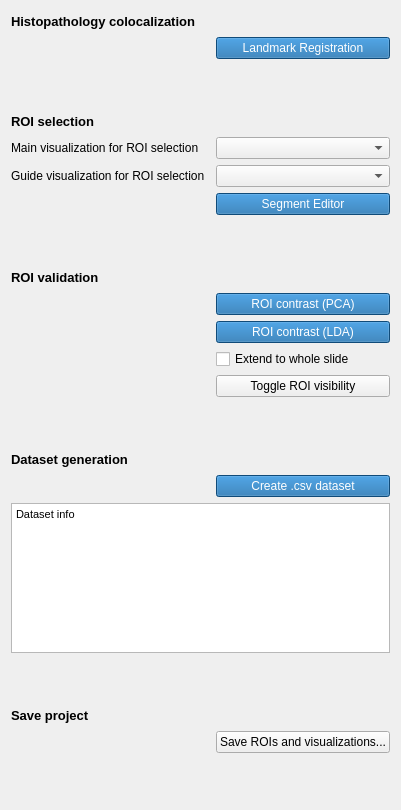
  <widget class="QWidget" name="tab_3">
   <attribute name="title">
    <string>Dataset generation</string>
   </attribute>
   <layout class="QFormLayout" name="formLayout_3">
    <item row="0" column="0">
     <widget class="QLabel" name="label_68">
      <property name="font">
       <font>
        <pointsize>10</pointsize>
        <weight>75</weight>
        <bold>true</bold>
       </font>
      </property>
      <property name="styleSheet">
       <string notr="true"/>
      </property>
      <property name="text">
       <string>Histopathology colocalization    </string>
      </property>
     </widget>
    </item>
    <item row="0" column="1">
     <spacer name="horizontalSpacer_6">
      <property name="orientation">
       <enum>Qt::Horizontal</enum>
      </property>
      <property name="sizeHint" stdset="0">
       <size>
        <width>40</width>
        <height>20</height>
       </size>
      </property>
     </spacer>
    </item>
    <item row="1" column="1">
     <widget class="QPushButton" name="gotoRegistration">
      <property name="styleSheet">
       <string notr="true">background-color: #1769aa;
color: rgb(255, 255, 255);</string>
      </property>
      <property name="text">
       <string>Landmark Registration</string>
      </property>
     </widget>
    </item>
    <item row="2" column="0" colspan="2">
     <spacer name="verticalSpacer_4">
      <property name="orientation">
       <enum>Qt::Vertical</enum>
      </property>
      <property name="sizeType">
       <enum>QSizePolicy::Fixed</enum>
      </property>
      <property name="sizeHint" stdset="0">
       <size>
        <width>20</width>
        <height>40</height>
       </size>
      </property>
     </spacer>
    </item>
    <item row="3" column="0">
     <widget class="QLabel" name="label_76">
      <property name="font">
       <font>
        <pointsize>10</pointsize>
        <weight>75</weight>
        <bold>true</bold>
       </font>
      </property>
      <property name="styleSheet">
       <string notr="true"/>
      </property>
      <property name="text">
       <string>ROI selection</string>
      </property>
     </widget>
    </item>
    <item row="3" column="1">
     <spacer name="horizontalSpacer_22">
      <property name="orientation">
       <enum>Qt::Horizontal</enum>
      </property>
      <property name="sizeHint" stdset="0">
       <size>
        <width>40</width>
        <height>20</height>
       </size>
      </property>
     </spacer>
    </item>
    <item row="4" column="0">
     <widget class="QLabel" name="label_80">
      <property name="styleSheet">
       <string notr="true"/>
      </property>
      <property name="text">
       <string>Main visualization for ROI selection</string>
      </property>
     </widget>
    </item>
    <item row="4" column="1">
     <widget class="QComboBox" name="segVollist1">
      <property name="sizePolicy">
       <sizepolicy hsizetype="Expanding" vsizetype="Fixed">
        <horstretch>0</horstretch>
        <verstretch>0</verstretch>
       </sizepolicy>
      </property>
      <property name="maximumSize">
       <size>
        <width>16777215</width>
        <height>16777215</height>
       </size>
      </property>
     </widget>
    </item>
    <item row="5" column="0">
     <widget class="QLabel" name="label_82">
      <property name="styleSheet">
       <string notr="true"/>
      </property>
      <property name="text">
       <string>Guide visualization for ROI selection</string>
      </property>
     </widget>
    </item>
    <item row="5" column="1">
     <widget class="QComboBox" name="segVollist2">
      <property name="sizePolicy">
       <sizepolicy hsizetype="Expanding" vsizetype="Fixed">
        <horstretch>0</horstretch>
        <verstretch>0</verstretch>
       </sizepolicy>
      </property>
      <property name="maximumSize">
       <size>
        <width>16777215</width>
        <height>16777215</height>
       </size>
      </property>
     </widget>
    </item>
    <item row="6" column="1">
     <widget class="QPushButton" name="segmentEditor">
      <property name="styleSheet">
       <string notr="true">background-color: #1769aa;
color: rgb(255, 255, 255);</string>
      </property>
      <property name="text">
       <string>Segment Editor</string>
      </property>
     </widget>
    </item>
    <item row="7" column="0" colspan="2">
     <spacer name="verticalSpacer_5">
      <property name="orientation">
       <enum>Qt::Vertical</enum>
      </property>
      <property name="sizeType">
       <enum>QSizePolicy::Fixed</enum>
      </property>
      <property name="sizeHint" stdset="0">
       <size>
        <width>20</width>
        <height>40</height>
       </size>
      </property>
     </spacer>
    </item>
    <item row="8" column="0">
     <widget class="QLabel" name="label_72">
      <property name="font">
       <font>
        <pointsize>10</pointsize>
        <weight>75</weight>
        <bold>true</bold>
       </font>
      </property>
      <property name="styleSheet">
       <string notr="true"/>
      </property>
      <property name="text">
       <string>ROI validation</string>
      </property>
     </widget>
    </item>
    <item row="8" column="1">
     <spacer name="horizontalSpacer_27">
      <property name="orientation">
       <enum>Qt::Horizontal</enum>
      </property>
      <property name="sizeHint" stdset="0">
       <size>
        <width>40</width>
        <height>20</height>
       </size>
      </property>
     </spacer>
    </item>
    <item row="9" column="1">
     <widget class="QPushButton" name="roiContrast">
      <property name="styleSheet">
       <string notr="true">background-color: #1769aa;
color: rgb(255, 255, 255);</string>
      </property>
      <property name="text">
       <string>ROI contrast (PCA)</string>
      </property>
     </widget>
    </item>
    <item row="10" column="1">
     <widget class="QPushButton" name="roiContrastLDA">
      <property name="styleSheet">
       <string notr="true">background-color: #1769aa;
color: rgb(255, 255, 255);</string>
      </property>
      <property name="text">
       <string>ROI contrast (LDA)</string>
      </property>
     </widget>
    </item>
    <item row="11" column="1">
     <widget class="QCheckBox" name="roiCintrastExtend">
      <property name="text">
       <string>Extend to whole slide</string>
      </property>
     </widget>
    </item>
    <item row="12" column="1">
     <widget class="QPushButton" name="segmentVisibility">
      <property name="text">
       <string>Toggle ROI visibility</string>
      </property>
     </widget>
    </item>
    <item row="13" column="0" colspan="2">
     <spacer name="verticalSpacer_13">
      <property name="orientation">
       <enum>Qt::Vertical</enum>
      </property>
      <property name="sizeType">
       <enum>QSizePolicy::Fixed</enum>
      </property>
      <property name="sizeHint" stdset="0">
       <size>
        <width>20</width>
        <height>40</height>
       </size>
      </property>
     </spacer>
    </item>
    <item row="14" column="0">
     <widget class="QLabel" name="label_69">
      <property name="font">
       <font>
        <pointsize>10</pointsize>
        <weight>75</weight>
        <bold>true</bold>
       </font>
      </property>
      <property name="styleSheet">
       <string notr="true"/>
      </property>
      <property name="text">
       <string>Dataset generation</string>
      </property>
     </widget>
    </item>
    <item row="14" column="1">
     <spacer name="horizontalSpacer_23">
      <property name="orientation">
       <enum>Qt::Horizontal</enum>
      </property>
      <property name="sizeHint" stdset="0">
       <size>
        <width>40</width>
        <height>20</height>
       </size>
      </property>
     </spacer>
    </item>
    <item row="15" column="1">
     <widget class="QPushButton" name="createCSVbutton">
      <property name="styleSheet">
       <string notr="true">background-color: #1769aa;
color: rgb(255, 255, 255);</string>
      </property>
      <property name="text">
       <string>Create .csv dataset</string>
      </property>
     </widget>
    </item>
    <item row="16" column="0" colspan="2">
     <widget class="QTextBrowser" name="csvcreateTextBrowser">
      <property name="sizePolicy">
       <sizepolicy hsizetype="Expanding" vsizetype="Preferred">
        <horstretch>0</horstretch>
        <verstretch>0</verstretch>
       </sizepolicy>
      </property>
      <property name="maximumSize">
       <size>
        <width>16777215</width>
        <height>150</height>
       </size>
      </property>
      <property name="html">
       <string>&lt;!DOCTYPE HTML PUBLIC &quot;-//W3C//DTD HTML 4.0//EN&quot; &quot;http://www.w3.org/TR/REC-html40/strict.dtd&quot;&gt;
&lt;html&gt;&lt;head&gt;&lt;meta name=&quot;qrichtext&quot; content=&quot;1&quot; /&gt;&lt;style type=&quot;text/css&quot;&gt;
p, li { white-space: pre-wrap; }
&lt;/style&gt;&lt;/head&gt;&lt;body style=&quot; font-family:'MS Shell Dlg 2'; font-size:8.25pt; font-weight:400; font-style:normal;&quot;&gt;
&lt;p style=&quot; margin-top:0px; margin-bottom:0px; margin-left:0px; margin-right:0px; -qt-block-indent:0; text-indent:0px;&quot;&gt;Dataset info&lt;/p&gt;&lt;/body&gt;&lt;/html&gt;</string>
      </property>
     </widget>
    </item>
    <item row="17" column="1">
     <spacer name="verticalSpacer_6">
      <property name="orientation">
       <enum>Qt::Vertical</enum>
      </property>
      <property name="sizeType">
       <enum>QSizePolicy::Fixed</enum>
      </property>
      <property name="sizeHint" stdset="0">
       <size>
        <width>20</width>
        <height>40</height>
       </size>
      </property>
     </spacer>
    </item>
    <item row="18" column="0">
     <widget class="QLabel" name="label_70">
      <property name="font">
       <font>
        <pointsize>10</pointsize>
        <weight>75</weight>
        <bold>true</bold>
       </font>
      </property>
      <property name="styleSheet">
       <string notr="true"/>
      </property>
      <property name="text">
       <string>Save project</string>
      </property>
     </widget>
    </item>
    <item row="18" column="1">
     <spacer name="horizontalSpacer_26">
      <property name="orientation">
       <enum>Qt::Horizontal</enum>
      </property>
      <property name="sizeHint" stdset="0">
       <size>
        <width>40</width>
        <height>20</height>
       </size>
      </property>
     </spacer>
    </item>
    <item row="19" column="1">
     <widget class="QPushButton" name="saveScenePush">
      <property name="text">
       <string>Save ROIs and visualizations...</string>
      </property>
     </widget>
    </item>
    <item row="20" column="0" colspan="2">
     <spacer name="verticalSpacer_7">
      <property name="orientation">
       <enum>Qt::Vertical</enum>
      </property>
      <property name="sizeHint" stdset="0">
       <size>
        <width>20</width>
        <height>40</height>
       </size>
      </property>
     </spacer>
    </item>
   </layout>
  </widget>
